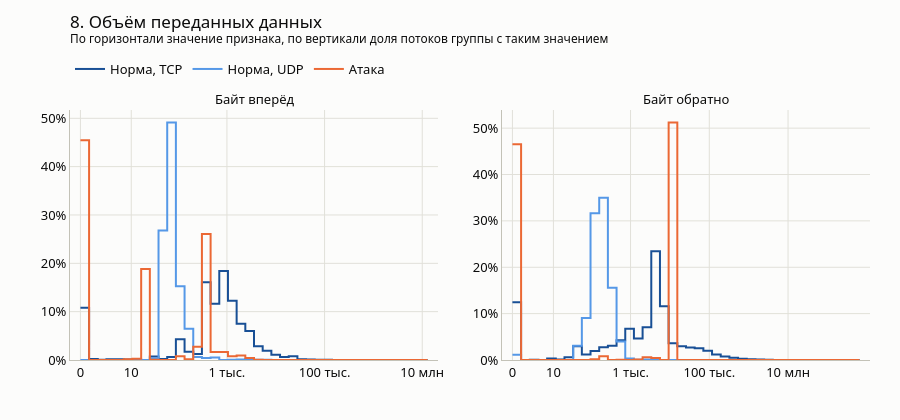

Notebook source saved alongside this figure:
### Markdown cell above
### Пункт 8. Объём переданных данных
Суммарный размер пакетов в байтах вперёд и обратно.

### Code cell
show_group("8. Объём переданных данных")

### Figure 1 — Plotly figure (JSON) as saved in the notebook; plotly's stock layout.template omitted (floating-point values rounded to 4 significant figures)
{"data": [{"hovertemplate": "%{text}<br>%{y:.1f}% потоков", "legendgroup": "Норма, TCP", "line": {"color": "#184f95", "shape": "hv", "width": 2}, "mode": "lines", "name": "Норма, TCP", "showlegend": true, "text": ["от 0 до 0,506", "от 0,506 до 1,27", "от 1,27 до 2,41", "от 2,41 до 4,14", "от 4,14 до 6,74", "от 6,74 до 10,7", "от 10,7 до 16,5", "от 16,5 до 25,4", "от 25,4 до 38,8", "от 38,8 до 58,9", "от 58,9 до 89,2", "от 89,2 до 135", "от 135 до 203", "от 203 до 307", "от 307 до 463", "от 463 до 697", "от 697 до 1,05 тыс.", "от 1,05 тыс. до 1,58 тыс.", "от 1,58 тыс. до 2,38 тыс.", "от 2,38 тыс. до 3,59 тыс.", "от 3,59 тыс. до 5,4 тыс.", "от 5,4 тыс. до 8,13 тыс.", "от 8,13 тыс. до 12,2 тыс.", "от 12,2 тыс. до 18,4 тыс.", "от 18,4 тыс. до 27,8 тыс.", "от 27,8 тыс. до 41,8 тыс.", "от 41,8 тыс. до 62,9 тыс.", "от 62,9 тыс. до 94,8 тыс.", "от 94,8 тыс. до 143 тыс.", "от 143 тыс. до 215 тыс.", "от 215 тыс. до 324 тыс.", "от 324 тыс. до 487 тыс.", "от 487 тыс. до 734 тыс.", "от 734 тыс. до 1,1 млн", "от 1,1 млн до 1,66 млн", "от 1,66 млн до 2,5 млн", "от 2,5 млн до 3,77 млн", "от 3,77 млн до 5,68 млн", "от 5,68 млн до 8,55 млн", "от 8,55 млн до 12,9 млн", "от 8,55 млн до 12,9 млн"], "type": "scatter", "x": [0, 0.1777, 0.3555, 0.5332, 0.711, 0.8887, 1.066, 1.244, 1.422, 1.6, 1.777, 1.955, 2.133, 2.311, 2.488, 2.666, 2.844, 3.022, 3.199, 3.377, 3.555, 3.733, 3.91, 4.088, 4.266, 4.443, 4.621, 4.799, 4.977, 5.154, 5.332, 5.51, 5.688, 5.865, 6.043, 6.221, 6.399, 6.576, 6.754, 6.932, 7.11], "xaxis": "x", "y": [10.81, 0.2202, 0.07496, 0.1802, 0.1422, 0.0851, 0.1198, 0.001375, 0.7153, 0.217, 0.6409, 4.316, 1.718, 1.253, 16.06, 11.62, 18.4, 12.26, 7.512, 5.997, 2.859, 1.917, 1.094, 0.5959, 0.782, 0.1791, 0.1114, 0.05295, 0.02699, 0.0208, 0.008424, 0.004126, 0.003266, 0.0008596, 0, 0.0001719, 0, 0, 0, 0, 0], "yaxis": "y"}, {"hovertemplate": "%{text}<br>%{y:.1f}% потоков", "legendgroup": "Норма, UDP", "line": {"color": "#5598e7", "shape": "hv", "width": 2}, "mode": "lines", "name": "Норма, UDP", "showlegend": true, "text": ["от 0 до 0,506", "от 0,506 до 1,27", "от 1,27 до 2,41", "от 2,41 до 4,14", "от 4,14 до 6,74", "от 6,74 до 10,7", "от 10,7 до 16,5", "от 16,5 до 25,4", "от 25,4 до 38,8", "от 38,8 до 58,9", "от 58,9 до 89,2", "от 89,2 до 135", "от 135 до 203", "от 203 до 307", "от 307 до 463", "от 463 до 697", "от 697 до 1,05 тыс.", "от 1,05 тыс. до 1,58 тыс.", "от 1,58 тыс. до 2,38 тыс.", "от 2,38 тыс. до 3,59 тыс.", "от 3,59 тыс. до 5,4 тыс.", "от 5,4 тыс. до 8,13 тыс.", "от 8,13 тыс. до 12,2 тыс.", "от 12,2 тыс. до 18,4 тыс.", "от 18,4 тыс. до 27,8 тыс.", "от 27,8 тыс. до 41,8 тыс.", "от 41,8 тыс. до 62,9 тыс.", "от 62,9 тыс. до 94,8 тыс.", "от 94,8 тыс. до 143 тыс.", "от 143 тыс. до 215 тыс.", "от 215 тыс. до 324 тыс.", "от 324 тыс. до 487 тыс.", "от 487 тыс. до 734 тыс.", "от 734 тыс. до 1,1 млн", "от 1,1 млн до 1,66 млн", "от 1,66 млн до 2,5 млн", "от 2,5 млн до 3,77 млн", "от 3,77 млн до 5,68 млн", "от 5,68 млн до 8,55 млн", "от 8,55 млн до 12,9 млн", "от 8,55 млн до 12,9 млн"], "type": "scatter", "x": [0, 0.1777, 0.3555, 0.5332, 0.711, 0.8887, 1.066, 1.244, 1.422, 1.6, 1.777, 1.955, 2.133, 2.311, 2.488, 2.666, 2.844, 3.022, 3.199, 3.377, 3.555, 3.733, 3.91, 4.088, 4.266, 4.443, 4.621, 4.799, 4.977, 5.154, 5.332, 5.51, 5.688, 5.865, 6.043, 6.221, 6.399, 6.576, 6.754, 6.932, 7.11], "xaxis": "x", "y": [0, 0, 0, 0, 0, 0, 0, 0.002703, 0.3704, 26.78, 49.13, 15.27, 6.443, 0.6422, 0.3949, 0.4929, 0.01442, 0.03584, 0.1051, 0.2224, 0.03344, 0.03184, 0.01772, 0.005707, 0.003404, 0.004605, 0.0001001, 0.0001001, 0.0003003, 0, 0, 0, 0, 0, 0, 0, 0, 0, 0, 0, 0], "yaxis": "y"}, {"hovertemplate": "%{text}<br>%{y:.1f}% потоков", "legendgroup": "Атака", "line": {"color": "#eb6834", "shape": "hv", "width": 2}, "mode": "lines", "name": "Атака", "showlegend": true, "text": ["от 0 до 0,506", "от 0,506 до 1,27", "от 1,27 до 2,41", "от 2,41 до 4,14", "от 4,14 до 6,74", "от 6,74 до 10,7", "от 10,7 до 16,5", "от 16,5 до 25,4", "от 25,4 до 38,8", "от 38,8 до 58,9", "от 58,9 до 89,2", "от 89,2 до 135", "от 135 до 203", "от 203 до 307", "от 307 до 463", "от 463 до 697", "от 697 до 1,05 тыс.", "от 1,05 тыс. до 1,58 тыс.", "от 1,58 тыс. до 2,38 тыс.", "от 2,38 тыс. до 3,59 тыс.", "от 3,59 тыс. до 5,4 тыс.", "от 5,4 тыс. до 8,13 тыс.", "от 8,13 тыс. до 12,2 тыс.", "от 12,2 тыс. до 18,4 тыс.", "от 18,4 тыс. до 27,8 тыс.", "от 27,8 тыс. до 41,8 тыс.", "от 41,8 тыс. до 62,9 тыс.", "от 62,9 тыс. до 94,8 тыс.", "от 94,8 тыс. до 143 тыс.", "от 143 тыс. до 215 тыс.", "от 215 тыс. до 324 тыс.", "от 324 тыс. до 487 тыс.", "от 487 тыс. до 734 тыс.", "от 734 тыс. до 1,1 млн", "от 1,1 млн до 1,66 млн", "от 1,66 млн до 2,5 млн", "от 2,5 млн до 3,77 млн", "от 3,77 млн до 5,68 млн", "от 5,68 млн до 8,55 млн", "от 8,55 млн до 12,9 млн", "от 8,55 млн до 12,9 млн"], "type": "scatter", "x": [0, 0.1777, 0.3555, 0.5332, 0.711, 0.8887, 1.066, 1.244, 1.422, 1.6, 1.777, 1.955, 2.133, 2.311, 2.488, 2.666, 2.844, 3.022, 3.199, 3.377, 3.555, 3.733, 3.91, 4.088, 4.266, 4.443, 4.621, 4.799, 4.977, 5.154, 5.332, 5.51, 5.688, 5.865, 6.043, 6.221, 6.399, 6.576, 6.754, 6.932, 7.11], "xaxis": "x", "y": [45.46, 0, 0.004946, 0.002176, 0.005144, 0.1648, 0.2337, 18.85, 0.02948, 0.01009, 0.0186, 0.7952, 0.1622, 2.726, 26.05, 1.643, 1.647, 0.7833, 0.9382, 0.3917, 0.03581, 0.02572, 0.0007914, 0.001187, 0, 0.0005936, 0.018, 0.002572, 0.002968, 0.002572, 0.0003957, 0, 0.0001979, 0.0003957, 0.0001979, 0.0005936, 0.0001979, 0, 0, 0.0001979, 0.0001979], "yaxis": "y"}, {"hovertemplate": "%{text}<br>%{y:.1f}% потоков", "legendgroup": "Норма, TCP", "line": {"color": "#184f95", "shape": "hv", "width": 2}, "mode": "lines", "name": "Норма, TCP", "showlegend": false, "text": ["от 0 до 0,661", "от 0,661 до 1,76", "от 1,76 до 3,58", "от 3,58 до 6,61", "от 6,61 до 11,6", "от 11,6 до 20", "от 20 до 33,9", "от 33,9 до 57", "от 57 до 95,3", "от 95,3 до 159", "от 159 до 265", "от 265 до 441", "от 441 до 732", "от 732 до 1,22 тыс.", "от 1,22 тыс. до 2,02 тыс.", "от 2,02 тыс. до 3,36 тыс.", "от 3,36 тыс. до 5,58 тыс.", "от 5,58 тыс. до 9,28 тыс.", "от 9,28 тыс. до 15,4 тыс.", "от 15,4 тыс. до 25,6 тыс.", "от 25,6 тыс. до 42,5 тыс.", "от 42,5 тыс. до 70,6 тыс.", "от 70,6 тыс. до 117 тыс.", "от 117 тыс. до 195 тыс.", "от 195 тыс. до 324 тыс.", "от 324 тыс. до 538 тыс.", "от 538 тыс. до 894 тыс.", "от 894 тыс. до 1,48 млн", "от 1,48 млн до 2,47 млн", "от 2,47 млн до 4,1 млн", "от 4,1 млн до 6,8 млн", "от 6,8 млн до 11,3 млн", "от 11,3 млн до 18,8 млн", "от 18,8 млн до 31,2 млн", "от 31,2 млн до 51,8 млн", "от 51,8 млн до 86,1 млн", "от 86,1 млн до 143 млн", "от 143 млн до 238 млн", "от 238 млн до 395 млн", "от 395 млн до 655 млн", "от 395 млн до 655 млн"], "type": "scatter", "x": [0, 0.2204, 0.4408, 0.6612, 0.8817, 1.102, 1.322, 1.543, 1.763, 1.984, 2.204, 2.425, 2.645, 2.865, 3.086, 3.306, 3.527, 3.747, 3.967, 4.188, 4.408, 4.629, 4.849, 5.07, 5.29, 5.51, 5.731, 5.951, 6.172, 6.392, 6.612, 6.833, 7.053, 7.274, 7.494, 7.714, 7.935, 8.155, 8.376, 8.596, 8.817], "xaxis": "x2", "y": [12.46, 0, 0.0459, 0.0001719, 0.3378, 0.09352, 0.5995, 2.95, 1.18, 1.939, 2.756, 3.059, 4.234, 6.727, 4.629, 7.075, 23.47, 11.61, 3.607, 2.959, 2.702, 2.527, 1.976, 1.191, 0.7528, 0.4779, 0.2849, 0.1513, 0.09593, 0.05897, 0.01874, 0.01461, 0.006877, 0.00447, 0.002407, 0.002923, 0.0005158, 0.0001719, 0.0006877, 0.007908, 0.007908], "yaxis": "y2"}, {"hovertemplate": "%{text}<br>%{y:.1f}% потоков", "legendgroup": "Норма, UDP", "line": {"color": "#5598e7", "shape": "hv", "width": 2}, "mode": "lines", "name": "Норма, UDP", "showlegend": false, "text": ["от 0 до 0,661", "от 0,661 до 1,76", "от 1,76 до 3,58", "от 3,58 до 6,61", "от 6,61 до 11,6", "от 11,6 до 20", "от 20 до 33,9", "от 33,9 до 57", "от 57 до 95,3", "от 95,3 до 159", "от 159 до 265", "от 265 до 441", "от 441 до 732", "от 732 до 1,22 тыс.", "от 1,22 тыс. до 2,02 тыс.", "от 2,02 тыс. до 3,36 тыс.", "от 3,36 тыс. до 5,58 тыс.", "от 5,58 тыс. до 9,28 тыс.", "от 9,28 тыс. до 15,4 тыс.", "от 15,4 тыс. до 25,6 тыс.", "от 25,6 тыс. до 42,5 тыс.", "от 42,5 тыс. до 70,6 тыс.", "от 70,6 тыс. до 117 тыс.", "от 117 тыс. до 195 тыс.", "от 195 тыс. до 324 тыс.", "от 324 тыс. до 538 тыс.", "от 538 тыс. до 894 тыс.", "от 894 тыс. до 1,48 млн", "от 1,48 млн до 2,47 млн", "от 2,47 млн до 4,1 млн", "от 4,1 млн до 6,8 млн", "от 6,8 млн до 11,3 млн", "от 11,3 млн до 18,8 млн", "от 18,8 млн до 31,2 млн", "от 31,2 млн до 51,8 млн", "от 51,8 млн до 86,1 млн", "от 86,1 млн до 143 млн", "от 143 млн до 238 млн", "от 238 млн до 395 млн", "от 395 млн до 655 млн", "от 395 млн до 655 млн"], "type": "scatter", "x": [0, 0.2204, 0.4408, 0.6612, 0.8817, 1.102, 1.322, 1.543, 1.763, 1.984, 2.204, 2.425, 2.645, 2.865, 3.086, 3.306, 3.527, 3.747, 3.967, 4.188, 4.408, 4.629, 4.849, 5.07, 5.29, 5.51, 5.731, 5.951, 6.172, 6.392, 6.612, 6.833, 7.053, 7.274, 7.494, 7.714, 7.935, 8.155, 8.376, 8.596, 8.817], "xaxis": "x2", "y": [1.126, 0, 0, 0, 0, 0, 0.004005, 3.083, 9.059, 31.62, 35.01, 15.59, 3.99, 0.3073, 0.05356, 0.1192, 0.01031, 0.003904, 0.003104, 0.004806, 0.002503, 0.003904, 0.001802, 0.0003003, 0.001101, 0.0002002, 0.0002002, 0, 0.0003003, 0.0004005, 0, 0, 0, 0, 0, 0, 0, 0, 0, 0, 0], "yaxis": "y2"}, {"hovertemplate": "%{text}<br>%{y:.1f}% потоков", "legendgroup": "Атака", "line": {"color": "#eb6834", "shape": "hv", "width": 2}, "mode": "lines", "name": "Атака", "showlegend": false, "text": ["от 0 до 0,661", "от 0,661 до 1,76", "от 1,76 до 3,58", "от 3,58 до 6,61", "от 6,61 до 11,6", "от 11,6 до 20", "от 20 до 33,9", "от 33,9 до 57", "от 57 до 95,3", "от 95,3 до 159", "от 159 до 265", "от 265 до 441", "от 441 до 732", "от 732 до 1,22 тыс.", "от 1,22 тыс. до 2,02 тыс.", "от 2,02 тыс. до 3,36 тыс.", "от 3,36 тыс. до 5,58 тыс.", "от 5,58 тыс. до 9,28 тыс.", "от 9,28 тыс. до 15,4 тыс.", "от 15,4 тыс. до 25,6 тыс.", "от 25,6 тыс. до 42,5 тыс.", "от 42,5 тыс. до 70,6 тыс.", "от 70,6 тыс. до 117 тыс.", "от 117 тыс. до 195 тыс.", "от 195 тыс. до 324 тыс.", "от 324 тыс. до 538 тыс.", "от 538 тыс. до 894 тыс.", "от 894 тыс. до 1,48 млн", "от 1,48 млн до 2,47 млн", "от 2,47 млн до 4,1 млн", "от 4,1 млн до 6,8 млн", "от 6,8 млн до 11,3 млн", "от 11,3 млн до 18,8 млн", "от 18,8 млн до 31,2 млн", "от 31,2 млн до 51,8 млн", "от 51,8 млн до 86,1 млн", "от 86,1 млн до 143 млн", "от 143 млн до 238 млн", "от 238 млн до 395 млн", "от 395 млн до 655 млн", "от 395 млн до 655 млн"], "type": "scatter", "x": [0, 0.2204, 0.4408, 0.6612, 0.8817, 1.102, 1.322, 1.543, 1.763, 1.984, 2.204, 2.425, 2.645, 2.865, 3.086, 3.306, 3.527, 3.747, 3.967, 4.188, 4.408, 4.629, 4.849, 5.07, 5.29, 5.51, 5.731, 5.951, 6.172, 6.392, 6.612, 6.833, 7.053, 7.274, 7.494, 7.714, 7.935, 8.155, 8.376, 8.596, 8.817], "xaxis": "x2", "y": [46.51, 0, 0, 0, 0.001979, 0.006133, 0, 0.01682, 0.004551, 0.1567, 0.7922, 0.02295, 0.06786, 0.00831, 0.1155, 0.5856, 0.4562, 0.001385, 51.21, 0.0188, 0.0003957, 0.0001979, 0.01405, 0.003561, 0, 0, 0, 0, 0.0001979, 0, 0, 0.001979, 0, 0, 0, 0, 0, 0, 0, 0, 0], "yaxis": "y2"}], "layout": {"annotations": [{"font": {"size": 13}, "showarrow": false, "text": "Байт вперёд", "x": 0.23, "xanchor": "center", "xref": "paper", "y": 1, "yanchor": "bottom", "yref": "paper"}, {"font": {"size": 13}, "showarrow": false, "text": "Байт обратно", "x": 0.77, "xanchor": "center", "xref": "paper", "y": 1, "yanchor": "bottom", "yref": "paper"}], "barcornerradius": 4, "bargap": 0.35, "font": {"color": "#0b0b0b", "family": "system-ui, -apple-system, 'Segoe UI', sans-serif", "size": 13}, "height": 420, "legend": {"bgcolor": "rgba(0,0,0,0)", "orientation": "h", "x": 0, "y": 1.104, "yanchor": "bottom"}, "margin": {"b": 60, "l": 70, "r": 30, "t": 110}, "paper_bgcolor": "#fcfcfb", "plot_bgcolor": "#fcfcfb", "separators": ", ", "title": {"font": {"color": "#0b0b0b", "size": 17}, "text": "8. Объём переданных данных<br><sup>По горизонтали значение признака, по вертикали доля потоков группы с таким значением</sup>", "x": 0, "xref": "paper", "y": 0.9333, "yanchor": "top", "yref": "container"}, "xaxis": {"anchor": "y", "automargin": true, "domain": [0, 0.46], "exponentformat": "none", "gridcolor": "#e1e0d9", "linecolor": "#c3c2b7", "range": [-0.2133, 7.323], "ticktext": ["0", "10", "1 тыс.", "100 тыс.", "10 млн"], "tickvals": [0, 1.041, 3.0, 5.0, 7.0], "zeroline": false}, "xaxis2": {"anchor": "y2", "automargin": true, "domain": [0.54, 1], "exponentformat": "none", "gridcolor": "#e1e0d9", "linecolor": "#c3c2b7", "range": [-0.2645, 9.081], "ticktext": ["0", "10", "1 тыс.", "100 тыс.", "10 млн"], "tickvals": [0, 1.041, 3.0, 5.0, 7.0], "zeroline": false}, "yaxis": {"anchor": "x", "automargin": true, "domain": [0, 1], "exponentformat": "none", "gridcolor": "#e1e0d9", "linecolor": "#c3c2b7", "rangemode": "tozero", "ticksuffix": "%", "zeroline": false}, "yaxis2": {"anchor": "x2", "automargin": true, "domain": [0, 1], "exponentformat": "none", "gridcolor": "#e1e0d9", "linecolor": "#c3c2b7", "rangemode": "tozero", "ticksuffix": "%", "zeroline": false}}}
